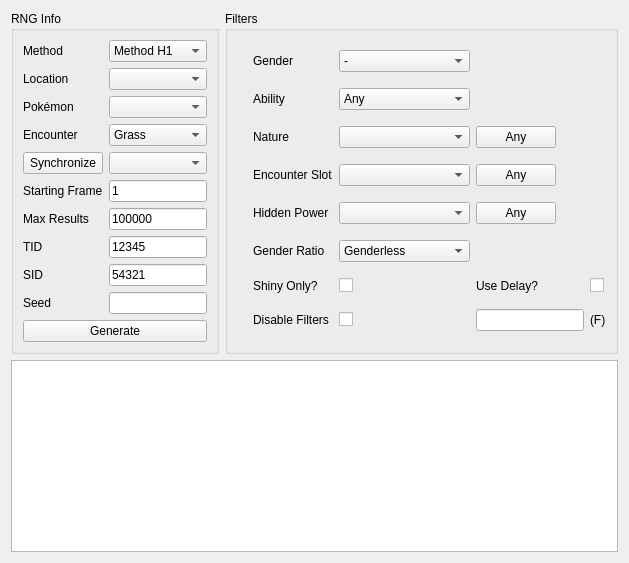
     <widget class="QWidget" name="tabStationary">
      <attribute name="title">
       <string>Generator</string>
      </attribute>
      <layout class="QGridLayout" name="gridLayout_5">
       <item row="0" column="0">
        <widget class="QGroupBox" name="groupBoxGeneratorRNGInfo">
         <property name="sizePolicy">
          <sizepolicy hsizetype="Preferred" vsizetype="Preferred">
           <horstretch>1</horstretch>
           <verstretch>0</verstretch>
          </sizepolicy>
         </property>
         <property name="styleSheet">
          <string notr="true"/>
         </property>
         <property name="title">
          <string>RNG Info</string>
         </property>
         <layout class="QGridLayout" name="gridLayout_3">
          <item row="0" column="0">
           <widget class="QLabel" name="labelGeneratorMethod">
            <property name="text">
             <string>Method</string>
            </property>
           </widget>
          </item>
          <item row="0" column="1">
           <widget class="QComboBox" name="comboBoxGeneratorMethod">
            <property name="layoutDirection">
             <enum>Qt::LeftToRight</enum>
            </property>
            <property name="editable">
             <bool>false</bool>
            </property>
            <property name="frame">
             <bool>true</bool>
            </property>
            <item>
             <property name="text">
              <string>Method H1</string>
             </property>
            </item>
            <item>
             <property name="text">
              <string>Method H2</string>
             </property>
            </item>
            <item>
             <property name="text">
              <string>Method H4</string>
             </property>
            </item>
           </widget>
          </item>
          <item row="1" column="0">
           <widget class="QLabel" name="labelGeneratorLocation">
            <property name="text">
             <string>Location</string>
            </property>
           </widget>
          </item>
          <item row="1" column="1">
           <widget class="QComboBox" name="comboBoxGeneratorLocation"/>
          </item>
          <item row="2" column="0">
           <widget class="QLabel" name="labelGeneratorPokemon">
            <property name="text">
             <string>Pokémon</string>
            </property>
           </widget>
          </item>
          <item row="2" column="1">
           <widget class="QComboBox" name="comboBoxGeneratorPokemon">
            <property name="maxCount">
             <number>2147483647</number>
            </property>
           </widget>
          </item>
          <item row="3" column="0">
           <widget class="QLabel" name="labelGeneratorEncounter">
            <property name="text">
             <string>Encounter</string>
            </property>
           </widget>
          </item>
          <item row="3" column="1">
           <widget class="QComboBox" name="comboBoxGeneratorEncounter">
            <item>
             <property name="text">
              <string>Grass</string>
             </property>
            </item>
            <item>
             <property name="text">
              <string>Safari Zone</string>
             </property>
            </item>
            <item>
             <property name="text">
              <string>Rock Smash</string>
             </property>
            </item>
            <item>
             <property name="text">
              <string>Surfing</string>
             </property>
            </item>
            <item>
             <property name="text">
              <string>Old Rod</string>
             </property>
            </item>
            <item>
             <property name="text">
              <string>Good Rod</string>
             </property>
            </item>
            <item>
             <property name="text">
              <string>Super Rod</string>
             </property>
            </item>
           </widget>
          </item>
          <item row="4" column="0">
           <widget class="QPushButton" name="pushButtonGeneratorLead">
            <property name="text">
             <string>Synchronize</string>
            </property>
           </widget>
          </item>
          <item row="4" column="1">
           <widget class="QComboBox" name="comboBoxGeneratorLead"/>
          </item>
          <item row="5" column="0">
           <widget class="QLabel" name="labelGeneratorStartingFrame">
            <property name="text">
             <string>Starting Frame</string>
            </property>
           </widget>
          </item>
          <item row="5" column="1">
           <widget class="TextBox" name="textBoxGeneratorStartingFrame">
            <property name="styleSheet">
             <string notr="true"/>
            </property>
            <property name="inputMask">
             <string/>
            </property>
            <property name="text">
             <string notr="true">1</string>
            </property>
            <property name="maxLength">
             <number>10</number>
            </property>
           </widget>
          </item>
          <item row="6" column="0">
           <widget class="QLabel" name="labelGeneratorMaxResults">
            <property name="text">
             <string>Max Results</string>
            </property>
           </widget>
          </item>
          <item row="6" column="1">
           <widget class="TextBox" name="textBoxGeneratorMaxResults">
            <property name="inputMask">
             <string/>
            </property>
            <property name="text">
             <string notr="true">100000</string>
            </property>
            <property name="maxLength">
             <number>10</number>
            </property>
           </widget>
          </item>
          <item row="7" column="0">
           <widget class="QLabel" name="labelGeneratorTID">
            <property name="text">
             <string>TID</string>
            </property>
           </widget>
          </item>
          <item row="7" column="1">
           <widget class="TextBox" name="textBoxGeneratorTID">
            <property name="inputMask">
             <string/>
            </property>
            <property name="text">
             <string notr="true">12345</string>
            </property>
            <property name="maxLength">
             <number>5</number>
            </property>
           </widget>
          </item>
          <item row="8" column="0">
           <widget class="QLabel" name="labelGeneratorSID">
            <property name="text">
             <string>SID</string>
            </property>
           </widget>
          </item>
          <item row="8" column="1">
           <widget class="TextBox" name="textBoxGeneratorSID">
            <property name="inputMask">
             <string/>
            </property>
            <property name="text">
             <string notr="true">54321</string>
            </property>
            <property name="maxLength">
             <number>5</number>
            </property>
           </widget>
          </item>
          <item row="9" column="0">
           <widget class="QLabel" name="labelGeneratorSeed">
            <property name="text">
             <string>Seed</string>
            </property>
           </widget>
          </item>
          <item row="9" column="1">
           <widget class="TextBox" name="textBoxGeneratorSeed">
            <property name="inputMask">
             <string/>
            </property>
            <property name="text">
             <string/>
            </property>
            <property name="maxLength">
             <number>8</number>
            </property>
            <property name="cursorPosition">
             <number>0</number>
            </property>
            <property name="alignment">
             <set>Qt::AlignCenter</set>
            </property>
            <property name="clearButtonEnabled">
             <bool>false</bool>
            </property>
           </widget>
          </item>
          <item row="10" column="0" colspan="2">
           <widget class="QPushButton" name="pushButtonGenerate">
            <property name="enabled">
             <bool>true</bool>
            </property>
            <property name="text">
             <string>Generate</string>
            </property>
            <property name="checkable">
             <bool>false</bool>
            </property>
            <property name="autoDefault">
             <bool>false</bool>
            </property>
           </widget>
          </item>
         </layout>
        </widget>
       </item>
       <item row="0" column="1">
        <widget class="QGroupBox" name="groupBoxGeneratorFilters">
         <property name="sizePolicy">
          <sizepolicy hsizetype="Preferred" vsizetype="Preferred">
           <horstretch>2</horstretch>
           <verstretch>0</verstretch>
          </sizepolicy>
         </property>
         <property name="styleSheet">
          <string notr="true"/>
         </property>
         <property name="title">
          <string>Filters</string>
         </property>
         <layout class="QGridLayout" name="gridLayout">
          <item row="0" column="0" rowspan="8">
           <widget class="IVFilter" name="ivFilterGenerator" native="true"/>
          </item>
          <item row="0" column="1">
           <widget class="QLabel" name="labelGeneratorGender">
            <property name="text">
             <string>Gender</string>
            </property>
           </widget>
          </item>
          <item row="0" column="2">
           <widget class="QComboBox" name="comboBoxGeneratorGender">
            <item>
             <property name="text">
              <string notr="true">-</string>
             </property>
            </item>
            <item>
             <property name="text">
              <string notr="true">♂</string>
             </property>
            </item>
            <item>
             <property name="text">
              <string notr="true">♀</string>
             </property>
            </item>
           </widget>
          </item>
          <item row="1" column="1">
           <widget class="QLabel" name="labelGeneratorAbility">
            <property name="text">
             <string>Ability</string>
            </property>
           </widget>
          </item>
          <item row="1" column="2">
           <widget class="QComboBox" name="comboBoxGeneratorAbility">
            <item>
             <property name="text">
              <string>Any</string>
             </property>
            </item>
            <item>
             <property name="text">
              <string notr="true">0</string>
             </property>
            </item>
            <item>
             <property name="text">
              <string notr="true">1</string>
             </property>
            </item>
           </widget>
          </item>
          <item row="2" column="1">
           <widget class="QLabel" name="labelGeneratorNature">
            <property name="text">
             <string>Nature</string>
            </property>
           </widget>
          </item>
          <item row="2" column="2">
           <widget class="CheckList" name="comboBoxGeneratorNature"/>
          </item>
          <item row="2" column="3">
           <widget class="QPushButton" name="pushButtonGeneratorAnyNature">
            <property name="sizePolicy">
             <sizepolicy hsizetype="Fixed" vsizetype="Fixed">
              <horstretch>0</horstretch>
              <verstretch>0</verstretch>
             </sizepolicy>
            </property>
            <property name="text">
             <string>Any</string>
            </property>
           </widget>
          </item>
          <item row="3" column="1">
           <widget class="QLabel" name="labelGeneratorEncounterSlot">
            <property name="text">
             <string>Encounter Slot</string>
            </property>
           </widget>
          </item>
          <item row="3" column="2">
           <widget class="CheckList" name="comboBoxGeneratorEncounterSlot"/>
          </item>
          <item row="3" column="3">
           <widget class="QPushButton" name="pushButtonGeneratorAnyEncounterSlot">
            <property name="sizePolicy">
             <sizepolicy hsizetype="Fixed" vsizetype="Fixed">
              <horstretch>0</horstretch>
              <verstretch>0</verstretch>
             </sizepolicy>
            </property>
            <property name="text">
             <string>Any</string>
            </property>
           </widget>
          </item>
          <item row="4" column="1">
           <widget class="QLabel" name="labelGeneratorHiddenPower">
            <property name="text">
             <string>Hidden Power</string>
            </property>
           </widget>
          </item>
          <item row="4" column="2">
           <widget class="CheckList" name="comboBoxGeneratorHiddenPower"/>
          </item>
          <item row="4" column="3">
           <widget class="QPushButton" name="pushButtonGeneratorAnyHiddenPower">
            <property name="sizePolicy">
             <sizepolicy hsizetype="Fixed" vsizetype="Fixed">
              <horstretch>0</horstretch>
              <verstretch>0</verstretch>
             </sizepolicy>
            </property>
            <property name="text">
             <string>Any</string>
            </property>
           </widget>
          </item>
          <item row="5" column="1">
           <widget class="QLabel" name="labelGeneratorGenderRatio">
            <property name="text">
             <string>Gender Ratio</string>
            </property>
           </widget>
          </item>
          <item row="5" column="2">
           <widget class="QComboBox" name="comboBoxGeneratorGenderRatio">
            <item>
             <property name="text">
              <string>Genderless</string>
             </property>
            </item>
            <item>
             <property name="text">
              <string>50% ♂ / 50% ♀</string>
             </property>
            </item>
            <item>
             <property name="text">
              <string>25% ♂ / 75% ♀</string>
             </property>
            </item>
            <item>
             <property name="text">
              <string>75% ♂ / 25% ♀</string>
             </property>
            </item>
            <item>
             <property name="text">
              <string>87.5% ♂ / 12.5% ♀</string>
             </property>
            </item>
            <item>
             <property name="text">
              <string>100% ♂</string>
             </property>
            </item>
            <item>
             <property name="text">
              <string>100% ♀</string>
             </property>
            </item>
           </widget>
          </item>
          <item row="6" column="1">
           <widget class="QLabel" name="labelGeneratorShinyOnly">
            <property name="text">
             <string>Shiny Only?</string>
            </property>
           </widget>
          </item>
          <item row="6" column="2">
           <widget class="QCheckBox" name="checkBoxGeneratorShinyOnly">
            <property name="text">
             <string/>
            </property>
           </widget>
          </item>
          <item row="6" column="3">
           <widget class="QLabel" name="labelGeneratorDelay">
            <property name="text">
             <string>Use Delay?</string>
            </property>
           </widget>
          </item>
          <item row="6" column="4">
           <widget class="QCheckBox" name="checkBoxGeneratorDelay">
            <property name="text">
             <string/>
            </property>
           </widget>
          </item>
          <item row="7" column="1">
           <widget class="QLabel" name="labelGeneratorDisableFilters">
            <property name="text">
             <string>Disable Filters</string>
            </property>
           </widget>
          </item>
          <item row="7" column="2">
           <widget class="QCheckBox" name="checkBoxGeneratorDisableFilters">
            <property name="text">
             <string/>
            </property>
           </widget>
          </item>
          <item row="7" column="3">
           <widget class="TextBox" name="textBoxGeneratorDelay">
            <property name="enabled">
             <bool>true</bool>
            </property>
            <property name="sizePolicy">
             <sizepolicy hsizetype="Preferred" vsizetype="Fixed">
              <horstretch>0</horstretch>
              <verstretch>0</verstretch>
             </sizepolicy>
            </property>
            <property name="text">
             <string/>
            </property>
            <property name="maxLength">
             <number>10</number>
            </property>
           </widget>
          </item>
          <item row="7" column="4">
           <widget class="QLabel" name="labelGeneratorFrame">
            <property name="text">
             <string>(F)</string>
            </property>
           </widget>
          </item>
         </layout>
        </widget>
       </item>
       <item row="1" column="0" colspan="2">
        <widget class="TableView" name="tableViewGenerator">
         <property name="contextMenuPolicy">
          <enum>Qt::CustomContextMenu</enum>
         </property>
         <property name="styleSheet">
          <string notr="true"/>
         </property>
         <property name="editTriggers">
          <set>QAbstractItemView::NoEditTriggers</set>
         </property>
         <property name="sortingEnabled">
          <bool>false</bool>
         </property>
         <attribute name="horizontalHeaderDefaultSectionSize">
          <number>100</number>
         </attribute>
         <attribute name="verticalHeaderVisible">
          <bool>false</bool>
         </attribute>
         <attribute name="verticalHeaderDefaultSectionSize">
          <number>21</number>
         </attribute>
         <attribute name="verticalHeaderMinimumSectionSize">
          <number>20</number>
         </attribute>
        </widget>
       </item>
      </layout>
     </widget>
